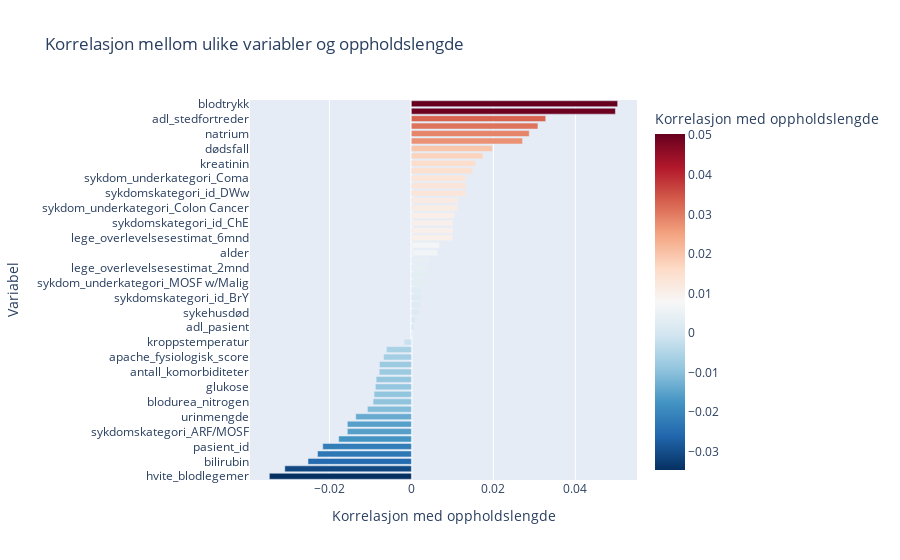

Notebook code cell kept with this figure:
### Markdown cell above
### Lager konfusjonsmatrise med hensyn på oppholdslengde

### Code cell
corr_matrix = df_train.corr()
corr_oppholdslengde = corr_matrix["oppholdslengde"].sort_values()

# dropper korrelasjonen av oppholdslengde med seg selv (da den er 1) for tydeligere visualisering
corr_oppholdslengde = corr_oppholdslengde.drop("oppholdslengde")

# Gjør om til datasett hvor hver rad har en variabel og tilsvarende oppholdslengde korrelasjon
corr_oppholdslengde_df = corr_oppholdslengde.reset_index()
corr_oppholdslengde_df.columns = ["Variabel", "Korrelasjon med oppholdslengde"]

# Plotter horisontalt bar-plot
fig = px.bar(corr_oppholdslengde_df,
             x = "Korrelasjon med oppholdslengde",
             y = "Variabel",
             title = "Korrelasjon mellom ulike variabler og oppholdslengde",
             orientation = "h",
             color = "Korrelasjon med oppholdslengde",
             color_continuous_scale="RdBu_r")

fig.show()

### Figure 1 — Plotly figure (JSON) as saved in the notebook; plotly's stock layout.template omitted (floating-point values rounded to 4 significant figures)
{"data": [{"alignmentgroup": "True", "hovertemplate": "Korrelasjon med oppholdslengde=%{marker.color}<br>Variabel=%{y}<extra></extra>", "legendgroup": "", "marker": {"color": [-0.03464, -0.03087, -0.02521, -0.02289, -0.02161, -0.01772, -0.01562, -0.01562, -0.01357, -0.01072, -0.009334, -0.009108, -0.008779, -0.00859, -0.007838, -0.007769, -0.006763, -0.006087, -0.001789, 8.356e-05, 0.0005395, 0.0008354, 0.001854, 0.002242, 0.002242, 0.00244, 0.003365, 0.003405, 0.004082, 0.004278, 0.006408, 0.006848, 0.01007, 0.01016, 0.01016, 0.01052, 0.01129, 0.01134, 0.01329, 0.01329, 0.01329, 0.01493, 0.01564, 0.01746, 0.01975, 0.02711, 0.02874, 0.03087, 0.03278, 0.04976, 0.05031], "coloraxis": "coloraxis", "pattern": {"shape": ""}}, "name": "", "offsetgroup": "", "orientation": "h", "showlegend": false, "textposition": "auto", "type": "bar", "x": [-0.03464, -0.03087, -0.02521, -0.02289, -0.02161, -0.01772, -0.01562, -0.01562, -0.01357, -0.01072, -0.009334, -0.009108, -0.008779, -0.00859, -0.007838, -0.007769, -0.006763, -0.006087, -0.001789, 8.356e-05, 0.0005395, 0.0008354, 0.001854, 0.002242, 0.002242, 0.00244, 0.003365, 0.003405, 0.004082, 0.004278, 0.006408, 0.006848, 0.01007, 0.01016, 0.01016, 0.01052, 0.01129, 0.01134, 0.01329, 0.01329, 0.01329, 0.01493, 0.01564, 0.01746, 0.01975, 0.02711, 0.02874, 0.03087, 0.03278, 0.04976, 0.05031], "xaxis": "x", "y": ["hvite_blodlegemer", "kjønn_female", "bilirubin", "serumalbumin", "pasient_id", "sykdom_underkategori_ARF/MOSF w/Sepsis", "sykdomskategori_ARF/MOSF", "sykdomskategori_id_A1s", "urinmengde", "kreft_no", "blodurea_nitrogen", "sykdom_underkategori_Cirrhosis", "glukose", "sykdom_underkategori_COPD", "antall_komorbiditeter", "fysiologisk_score", "apache_fysiologisk_score", "diabetes", "kroppstemperatur", "overlevelsesestimat_2mnd", "adl_pasient", "overlevelsesestimat_6mnd", "sykehusdød", "sykdomskategori_COPD/CHF/Cirrhosis", "sykdomskategori_id_BrY", "kreft_yes", "sykdom_underkategori_MOSF w/Malig", "sykdom_underkategori_Lung Cancer", "lege_overlevelsesestimat_2mnd", "koma_score", "alder", "blod_ph", "lege_overlevelsesestimat_6mnd", "sykdomskategori_Cancer", "sykdomskategori_id_ChE", "kreft_metastatic", "sykdom_underkategori_Colon Cancer", "hjertefrekvens", "sykdomskategori_id_DWw", "sykdomskategori_Coma", "sykdom_underkategori_Coma", "sykdom_underkategori_CHF", "kreatinin", "respirasjonsfrekvens", "dødsfall", "lungefunksjon", "natrium", "kjønn_male", "adl_stedfortreder", "demens", "blodtrykk"], "yaxis": "y"}], "layout": {"barmode": "relative", "coloraxis": {"colorbar": {"title": {"text": "Korrelasjon med oppholdslengde"}}, "colorscale": [[0, "rgb(5,48,97)"], [0.1, "rgb(33,102,172)"], [0.2, "rgb(67,147,195)"], [0.3, "rgb(146,197,222)"], [0.4, "rgb(209,229,240)"], [0.5, "rgb(247,247,247)"], [0.6, "rgb(253,219,199)"], [0.7, "rgb(244,165,130)"], [0.8, "rgb(214,96,77)"], [0.9, "rgb(178,24,43)"], [1, "rgb(103,0,31)"]]}, "legend": {"tracegroupgap": 0}, "title": {"text": "Korrelasjon mellom ulike variabler og oppholdslengde"}, "xaxis": {"anchor": "y", "domain": [0, 1], "title": {"text": "Korrelasjon med oppholdslengde"}}, "yaxis": {"anchor": "x", "domain": [0, 1], "title": {"text": "Variabel"}}}}
